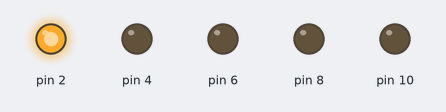
Recording of a sketch running on a simulated Arduino Uno, built with avr-gcc and run on an emulated ATmega328P. On the bench: output pins drawn as LEDs (lit = HIGH).

Above: at 0.5 s.
At 2.5 s:
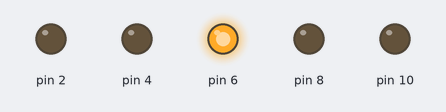
At 4.5 s:
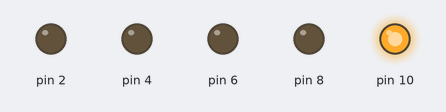
At 5.5 s:
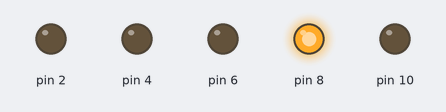
At 10.5 s:
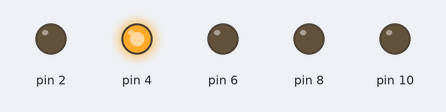
Timing chart, 0 to 11.7 s (numbered marks = the images above):
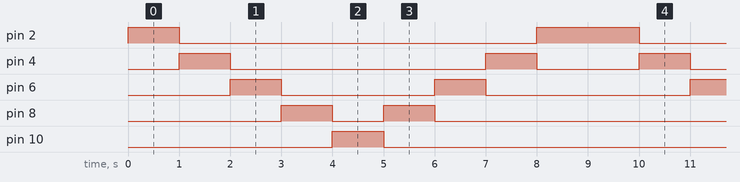

The sketch:

02_RunningLED.ino
```cpp
void setup() {
  // running led
  pinMode (2, OUTPUT);
  pinMode (4, OUTPUT);
  pinMode (6, OUTPUT);
  pinMode (8, OUTPUT);
  pinMode (10, OUTPUT);
}

void loop() {
  // put your main code here, to run repeatedly:
  digitalWrite(2, HIGH);
  digitalWrite(4, LOW);
  digitalWrite(6, LOW);
  digitalWrite(8, LOW);
  digitalWrite(10, LOW);
  delay(1000);

  digitalWrite(2, LOW);
  digitalWrite(4, HIGH);
  delay(1000);

  digitalWrite(4, LOW);
  digitalWrite(6, HIGH);
  delay(1000);

  digitalWrite(6, LOW);
  digitalWrite(8, HIGH);
  delay(1000);

  digitalWrite(8, LOW);
  digitalWrite(10, HIGH);
  delay(1000);

  digitalWrite(8, HIGH);
  digitalWrite(10, LOW);
  delay(1000);

  digitalWrite(6, HIGH);
  digitalWrite(8, LOW);
  delay(1000);

  digitalWrite(4, HIGH);
  digitalWrite(6, LOW);
  delay(1000);

  digitalWrite(2, HIGH);
  digitalWrite(4, LOW);
  delay(1000);
}
```

Measured:
- by itself, pin 2: repeats every 9.0 s: LOW 7.0 s, HIGH 2.0 s
- by itself, pin 4: repeats every 9.0 s: LOW 5.0 s, HIGH 1.0 s, LOW 2.0 s, HIGH 1.0 s
- by itself, pin 6: repeats every 9.0 s: LOW 3.0 s, HIGH 1.0 s, LOW 4.0 s, HIGH 1.0 s
- by itself, pin 8: repeats every 9.0 s: LOW 1.0 s, HIGH 1.0 s, LOW 6.0 s, HIGH 1.0 s
- by itself, pin 10: alternates HIGH for 1.0 s and LOW for 8.0 s
